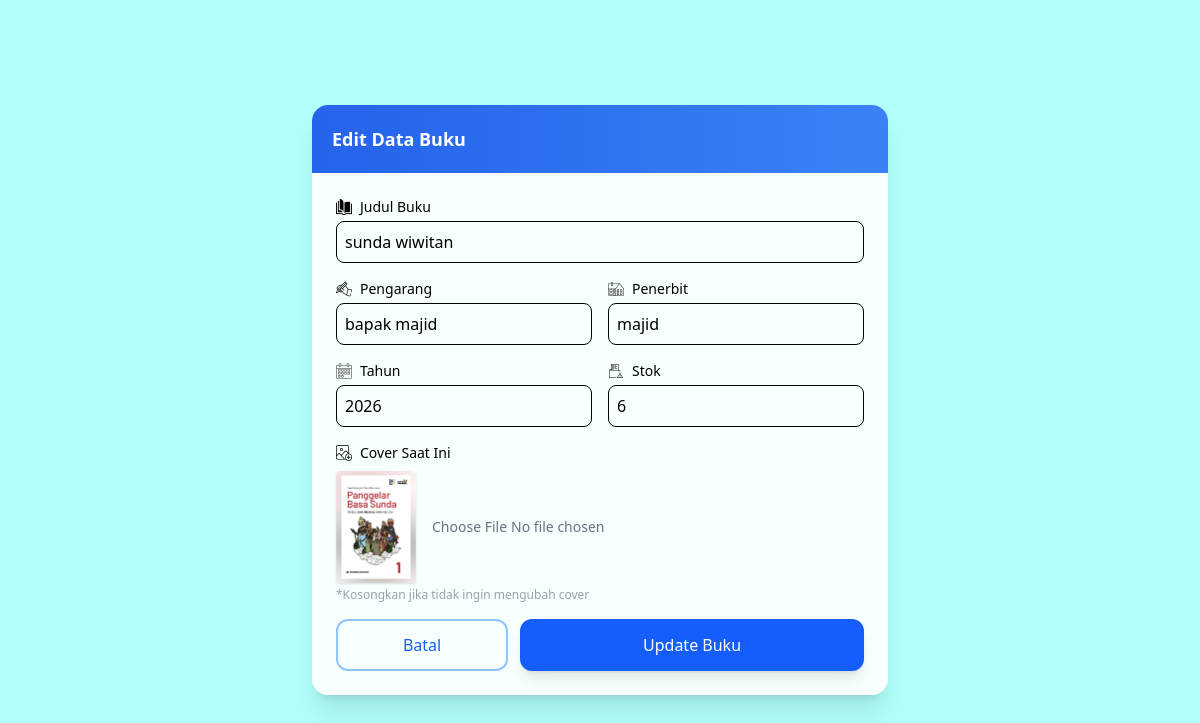
The page /admin/edit_buku.php?id=13 on the database as committed earlier.
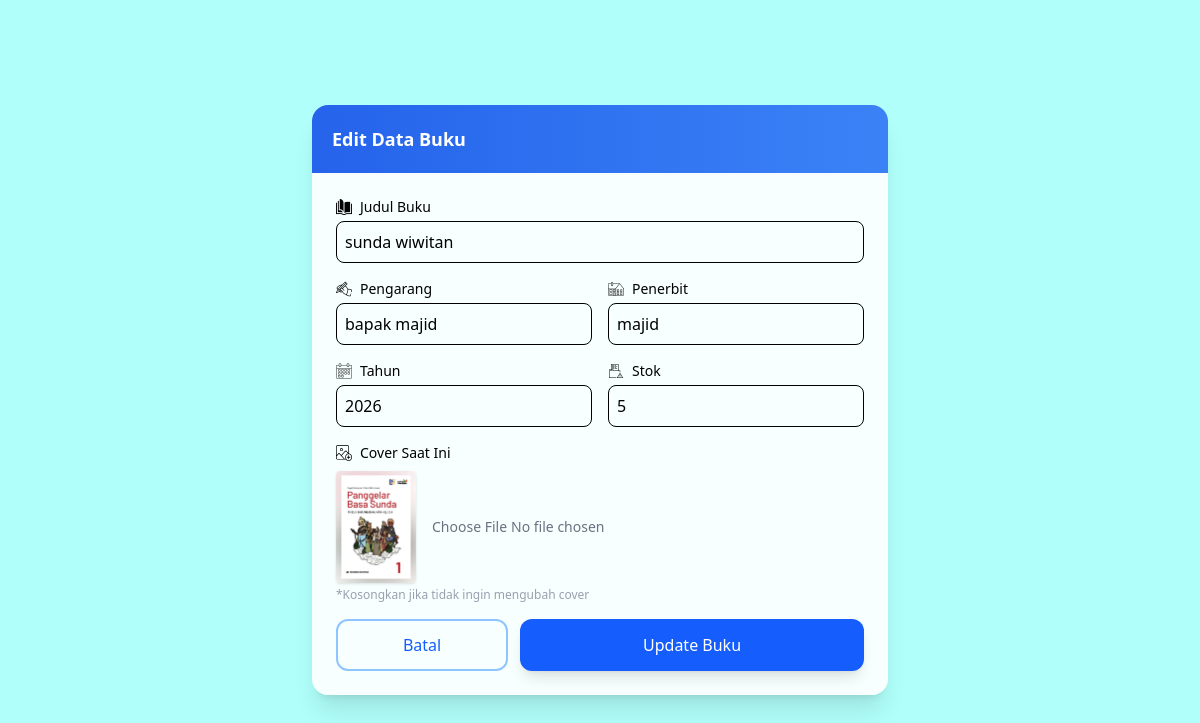
The same page on the database as committed later.
### tables this page shows
CREATE TABLE `buku` (
  `id_buku` int(11) NOT NULL,
  `judul_buku` varchar(100) NOT NULL,
  `pengarang` varchar(100) NOT NULL,
  `tahun_terbit` year(4) NOT NULL,
  `stok` varchar(100) NOT NULL,
  `cover` varchar(100) NOT NULL,
  `penerbit` varchar(100) NOT NULL,
  `kategori` enum('pelajaran','novel','komik','filsafat') DEFAULT NULL
);

### admin/edit_buku.php (the view, shortened to what this page needs)
<?php
include '../config/koneksi.php';
$id = $_GET['id'];
$query = mysqli_query($koneksi, "SELECT * FROM buku WHERE id_buku = '$id'");
$data = mysqli_fetch_assoc($query);
?>
<!DOCTYPE html>
<html lang="en">
<head>
    <link rel="stylesheet" href="../public/src/output.css">
</head>
<body class=" bg-[#B0FFFA]  relative font-poppins min-h-screen flex items-center justify-center">
    <div class="relative z-10 w-full max-w-xl bg-white/90 backdrop-blur-md rounded-2xl shadow-xl overflow-hidden">
        <div class="bg-linear-to-r from-[#2563eb] to-[#3b82f6] p-5 text-white flex items-center gap-3">
            <h2 class="text-lg font-semibold">Edit Data Buku</h2>
        </div>
        <div class="p-6">
            <form action="../aksi/aksi_edit_buku.php" method="post" enctype="multipart/form-data" class="space-y-4">
                <div>
                    <label class="text-sm flex items-center gap-2 mb-1">
                        <img src="../resources/img/buku.png" class="w-4 h-4"> Judul Buku
                    </label>
                    <input type="text" name="judul_buku" value="<?= $data['judul_buku']; ?>" required
                        class="w-full p-2 border rounded-lg focus:ring-2 focus:ring-blue-400">
                </div>
                <div class="grid grid-cols-2 gap-4">
                    <div>
                        <label class="text-sm flex items-center gap-2 mb-1">
                            <img src="../resources/img/pengarang.png" class="w-4 h-4"> Pengarang
                        </label>
                        <input type="text" name="pengarang" value="<?= $data['pengarang']; ?>" required
                            class="w-full p-2 border rounded-lg focus:ring-2 focus:ring-blue-400">
                    </div>
                    <div>
                        <label class="text-sm flex items-center gap-2 mb-1">
                            <img src="../resources/img/penerbit.png" class="w-4 h-4"> Penerbit
                        </label>
                        <input type="text" name="penerbit" value="<?= $data['penerbit']; ?>" required
                            class="w-full p-2 border rounded-lg focus:ring-2 focus:ring-blue-400">
                    </div>
                </div>
                <div class="grid grid-cols-2 gap-4">
                    <div>
                        <label class="text-sm flex items-center gap-2 mb-1">
                            <img src="../resources/img/kalender.png" class="w-4 h-4"> Tahun
                        </label>
                        <input type="number" name="tahun_terbit" value="<?= $data['tahun_terbit']; ?>" required
                            class="w-full p-2 border rounded-lg focus:ring-2 focus:ring-blue-400">
                    </div>
                    <div>
                        <label class="text-sm flex items-center gap-2 mb-1">
                            <img src="../resources/img/stok.png" class="w-4 h-4"> Stok
                        </label>
                        <input type="number" name="stok" value="<?= $data['stok']; ?>" required
                            class="w-full p-2 border rounded-lg focus:ring-2 focus:ring-blue-400">
                    </div>
                </div>
                <div>
                    <label class="text-sm flex items-center gap-2 mb-2">
                        <img src="../resources/img/img.png" class="w-4 h-4"> Cover Saat Ini
                    </label>
                    <div class="flex items-center gap-4">
                        <img src="../uploads/<?= $data['cover']; ?>" class="w-20 h-28 object-cover rounded shadow">
                        <input type="file" name="cover" class="text-sm text-gray-500">
                    </div>
                    <p class="text-xs text-gray-400 mt-1">
                        *Kosongkan jika tidak ingin mengubah cover
                    </p>
                </div>
                <div class="flex gap-3">
                    <a href="kelola_data_buku.php"
                        class="w-1/3 border-2 border-blue-300 text-blue-600 py-3 rounded-xl hover:bg-gray-50 transition flex items-center justify-center gap-2">
                        Batal
                    </a>
                    <button type="submit" name="update"
                        class="w-2/3 bg-blue-600 text-white py-3 rounded-xl hover:bg-blue-700 transition shadow-lg flex items-center justify-center gap-2">
                        Update Buku
                    </button>
                </div>
            </form>
        </div>
    </div>
</body>
</html>

Rows that differ between the two databases and show on the page:
changed buku "sunda wiwitan": stok "6" → "5"
